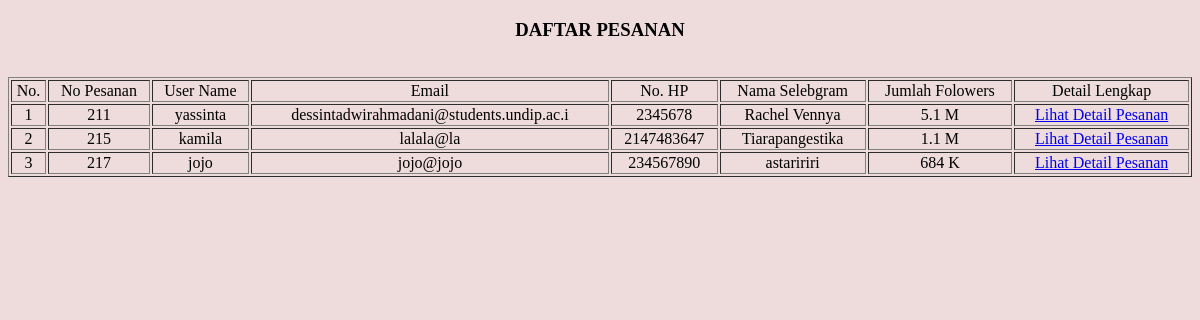
Screenshot of /join.php with the database file from the repository.
### tables this page shows
CREATE TABLE `user` (
  `id_user` int(15) NOT NULL,
  `id_produk` int(15) DEFAULT NULL,
  `id_pesan` int(15) NOT NULL,
  `id_jenpos` int(15) DEFAULT NULL,
  `id_seleb` int(15) DEFAULT NULL,
  `nama_user` varchar(30) NOT NULL,
  `no_hp` int(15) NOT NULL,
  `email` varchar(40) NOT NULL
);

CREATE TABLE `selebgram` (
  `nama` varchar(40) NOT NULL,
  `id_seleb` int(10) NOT NULL,
  `id_pesan` int(10) NOT NULL,
  `jml_followers` varchar(20) NOT NULL
);

### join.php (the view, shortened to what this page needs)
<!DOCTYPE html>
<html>
<head>
	<link rel="stylesheet" type="text/css" href="theme.css">
</head>
<body>
<h3 align="center"> DAFTAR PESANAN </h3>
<br>
<form action="" method="GET">
<table border="1px" width="100%" height="15px" align="center">
	<tr align="center">
	<td> No. </td>
	<td>No Pesanan</td>
	<td>User Name </td>
	<td> Email </td>
	<td> No. HP </td>
	<td> Nama Selebgram</td>
	<td> Jumlah Folowers </td>
	<td> Detail Lengkap</td>
</tr>
		<?php
include 'connect.php';
$no = 1;
$result = mysqli_query($connection, "SELECT A.id_pesan, A.nama_user, A.no_hp, A.email, B.nama, B.jml_followers FROM  user A INNER JOIN Selebgram B ON A.id_pesan = B.id_pesan ");
foreach ($result as $data) {
?>
	<tr align="center">
		<td><?php echo $no++ ; ?></td>
		<td><?php echo $data ['id_pesan'] ;?></td>
		<td><?php echo $data ['nama_user'] ; ?></td>
		<td><?php echo $data ['email'] ;?></td>
		<td><?php echo $data ['no_hp'] ;?></td>
		<td><?php echo $data ['nama'] ;?></td>
		<td><?php echo $data ['jml_followers'] ;?></td>
		<td> <a href="joinfull.php"> Lihat Detail Pesanan </a></td>
	</tr>
<?php
} ?>
</table>
</form>
</body>
</html>

### theme.css (style rules this page uses)
body { font-family:; background: #eedbdb; }
h3 { background-color: ; color: }

### rows the page displays
user: id_pesan "211", nama_user "yassinta", email "dessintadwirahmadani@students.undip.ac.i", no_hp "2345678", selebgram.nama "Rachel Vennya", selebgram.jml_followers "5.1 M"
user: id_pesan "215", nama_user "kamila", email "lalala@la", no_hp "2147483647", selebgram.nama "Tiarapangestika", selebgram.jml_followers "1.1 M"
user: id_pesan "217", nama_user "jojo", email "jojo@jojo", no_hp "234567890", selebgram.nama "astaririri", selebgram.jml_followers "684 K"
